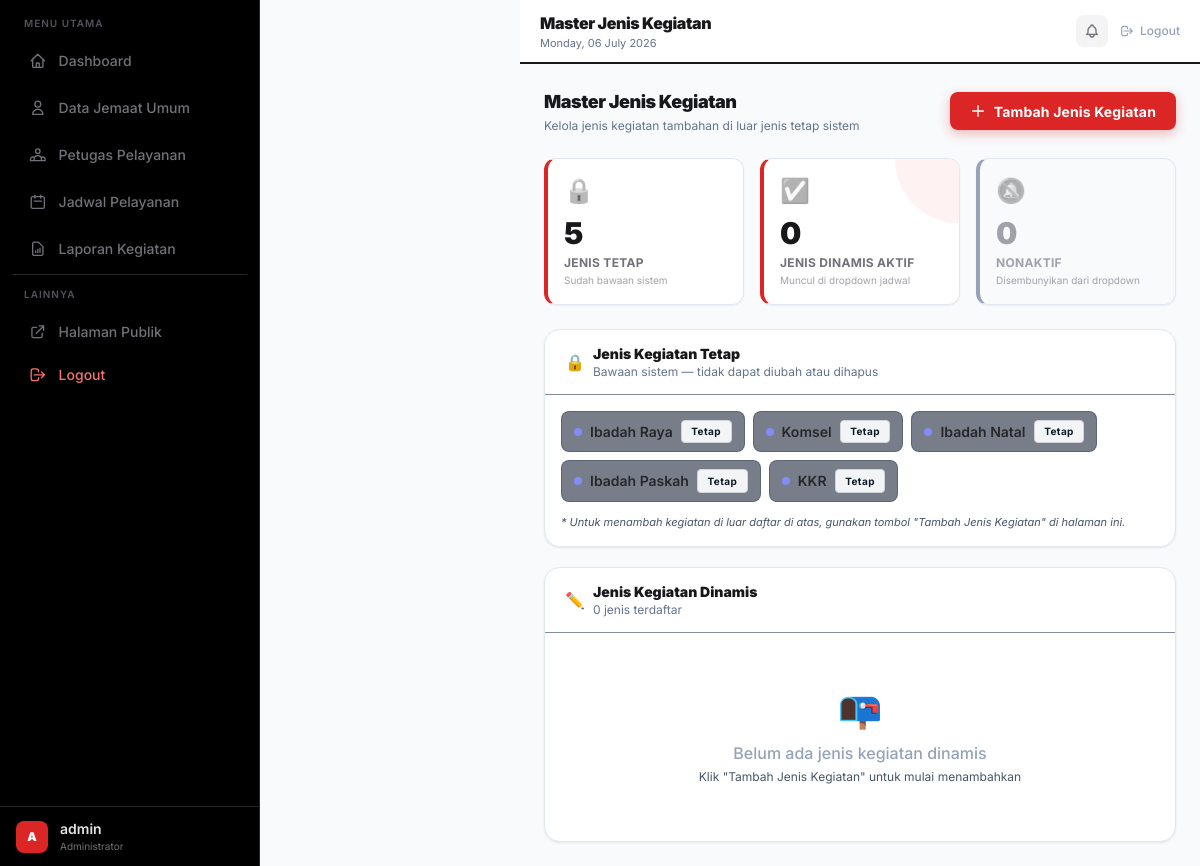
Page /manajemen-iflc/jenis_kegiatan.php (signed in) on the earlier database version.
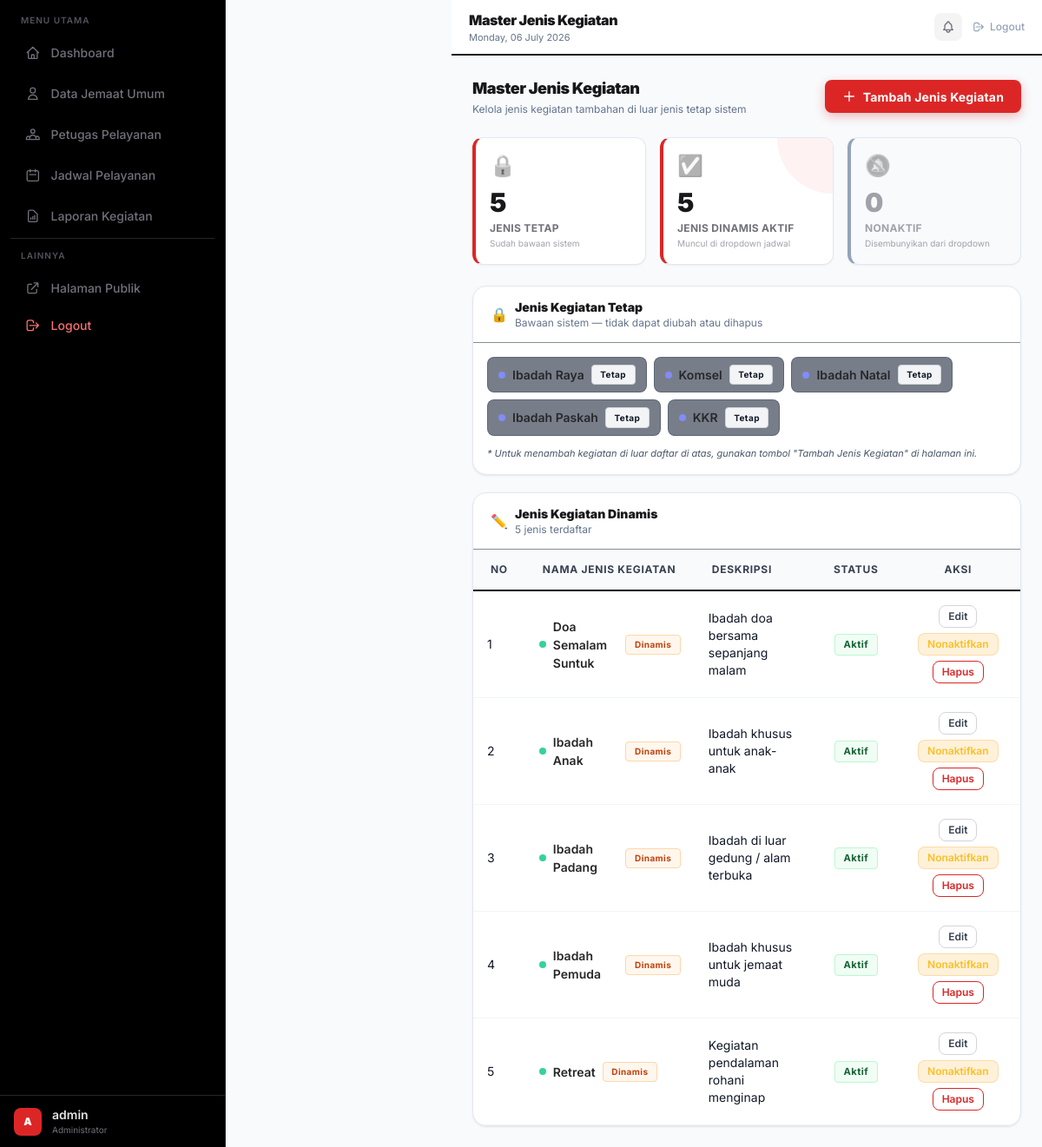
Same page on the later database version.
### tables this page shows
CREATE TABLE IF NOT EXISTS `jenis_kegiatan` (
    `id`          INT UNSIGNED  NOT NULL AUTO_INCREMENT,
    `nama_jenis`  VARCHAR(100)  NOT NULL,
    `deskripsi`   TEXT          DEFAULT NULL COMMENT 'Keterangan/memo opsional untuk admin',
    `is_aktif`    TINYINT(1)    NOT NULL DEFAULT 1 COMMENT '1=aktif muncul di dropdown, 0=nonaktif',
    `created_at`  TIMESTAMP     NOT NULL DEFAULT CURRENT_TIMESTAMP,
    `updated_at`  TIMESTAMP     NOT NULL DEFAULT CURRENT_TIMESTAMP ON UPDATE CURRENT_TIMESTAMP,
    PRIMARY KEY (`id`),
    UNIQUE KEY `uq_nama_jenis` (`nama_jenis`)
);

### manajemen-iflc/jenis_kegiatan.php (the view, shortened to what the rows shown need)
<?php
$pdo = db();
$list = $pdo->query('SELECT * FROM jenis_kegiatan ORDER BY is_aktif DESC, nama_jenis ASC')->fetchAll();
include __DIR__ . '/includes/header.php';
?>
<div class="flex flex-wrap items-center justify-between gap-3 mb-6">
    <div>
        <h2 class="text-lg font-black text-zinc-900 tracking-tight">Master Jenis Kegiatan</h2>
    </div>
</div>
<div class="glass-card rounded-2xl overflow-hidden">
    <?php if (empty($list)): ?>
    <div class="p-14 text-center">
        <div class="text-4xl mb-3">📭</div>
        <p class="text-slate-400 font-medium">Belum ada jenis kegiatan dinamis</p>
        <p class="text-xs text-slate-600 mt-1">Klik "Tambah Jenis Kegiatan" untuk mulai menambahkan</p>
    </div>
    <?php else: ?>
    <div class="overflow-x-auto">
        <table class="data-table w-full">
            <thead>
                <tr>
                    <th class="px-5 py-3.5 text-left w-10">No</th>
                    <th class="px-5 py-3.5 text-left">Nama Jenis Kegiatan</th>
                    <th class="px-5 py-3.5 text-left">Deskripsi</th>
                    <th class="px-5 py-3.5 text-center">Status</th>
                    <th class="px-5 py-3.5 text-center">Aksi</th>
                </tr>
            </thead>
            <tbody>
                <?php foreach ($list as $i => $item): ?>
                <tr class="<?= !$item['is_aktif'] ? 'opacity-50' : '' ?>">
                    <td class="px-5 text-slate-500 text-sm"><?= $i + 1 ?></td>
                    <td class="px-5">
                        <div class="flex items-center gap-2">
                            <div class="w-2 h-2 rounded-full flex-shrink-0
                                <?= $item['is_aktif'] ? 'bg-emerald-400' : 'bg-slate-600' ?>"></div>
                            <span class="font-semibold text-zinc-800">
                                <?= htmlspecialchars($item['nama_jenis']) ?>
                            </span>
                            <span class="badge badge-amber text-[10px]">Dinamis</span>
                        </div>
                    </td>
                    <td class="px-5 text-slate-600 text-sm max-w-[280px]">
                        <?= $item['deskripsi']
                            ? htmlspecialchars($item['deskripsi'])
                            : '<span class="italic text-slate-600">—</span>' ?>
                    </td>
                    <td class="px-5 text-center">
                        <?php if ($item['is_aktif']): ?>
                            <span class="badge badge-green">Aktif</span>
                        <?php else: ?>
                            <span class="badge badge-gray">Nonaktif</span>
                        <?php endif; ?>
                    </td>
                    <td class="px-5 text-center">
                        <div class="flex items-center justify-center gap-1.5 flex-wrap py-1">
                            <button onclick='openEditModal(<?= htmlspecialchars(json_encode($item), ENT_QUOTES) ?>)'
                                    class="btn-edit !py-1 !px-2.5 !text-xs">Edit</button>
                            <form method="POST" class="inline">
                                <button type="submit"
                                        class="<?= $item['is_aktif']
                                            ? 'bg-amber-500/15 text-amber-400 border border-amber-500/25 hover:bg-amber-500/28'
                                            : 'bg-emerald-500/15 text-emerald-400 border border-emerald-500/25 hover:bg-emerald-500/28'
                                        ?> !py-1 !px-2.5 !text-xs rounded-lg font-semibold text-xs transition-all cursor-pointer">
                                    <?= $item['is_aktif'] ? 'Nonaktifkan' : 'Aktifkan' ?>
                                </button>
                            </form>
                            <form method="POST" onsubmit="return confirm('Hapus jenis kegiatan ini?\nData jadwal yang sudah menggunakan jenis ini tidak akan terpengaruh.')">
                                <button type="submit" class="btn-danger !py-1 !px-2.5 !text-xs">Hapus</button>
                            </form>
                        </div>
                    </td>
                </tr>
                <?php endforeach; ?>
            </tbody>
        </table>
    </div>
    <?php endif; ?>
</div>
<?php include __DIR__ . '/includes/footer.php'; ?>

Differences in the rows shown:
added jenis_kegiatan: is_aktif 1 (drawn), nama_jenis "Doa Semalam Suntuk", deskripsi "Ibadah doa bersama sepanjang malam"
added jenis_kegiatan: is_aktif 1 (drawn), nama_jenis "Ibadah Anak", deskripsi "Ibadah khusus untuk anak-anak"
added jenis_kegiatan: is_aktif 1 (drawn), nama_jenis "Ibadah Padang", deskripsi "Ibadah di luar gedung / alam terbuka"
added jenis_kegiatan: is_aktif 1 (drawn), nama_jenis "Ibadah Pemuda", deskripsi "Ibadah khusus untuk jemaat muda"
added jenis_kegiatan: is_aktif 1 (drawn), nama_jenis "Retreat", deskripsi "Kegiatan pendalaman rohani menginap"
Other differences:
$totalAktif: "0" → "5"
count($list): "0" → "5"
text no longer shown: "📭 Belum ada jenis kegiatan dinamis Klik \"Tambah Jenis Kegiatan\" untuk mulai menambahkan"
text now shown: "NO NAMA JENIS KEGIATAN DESKRIPSI STATUS AKSI"
